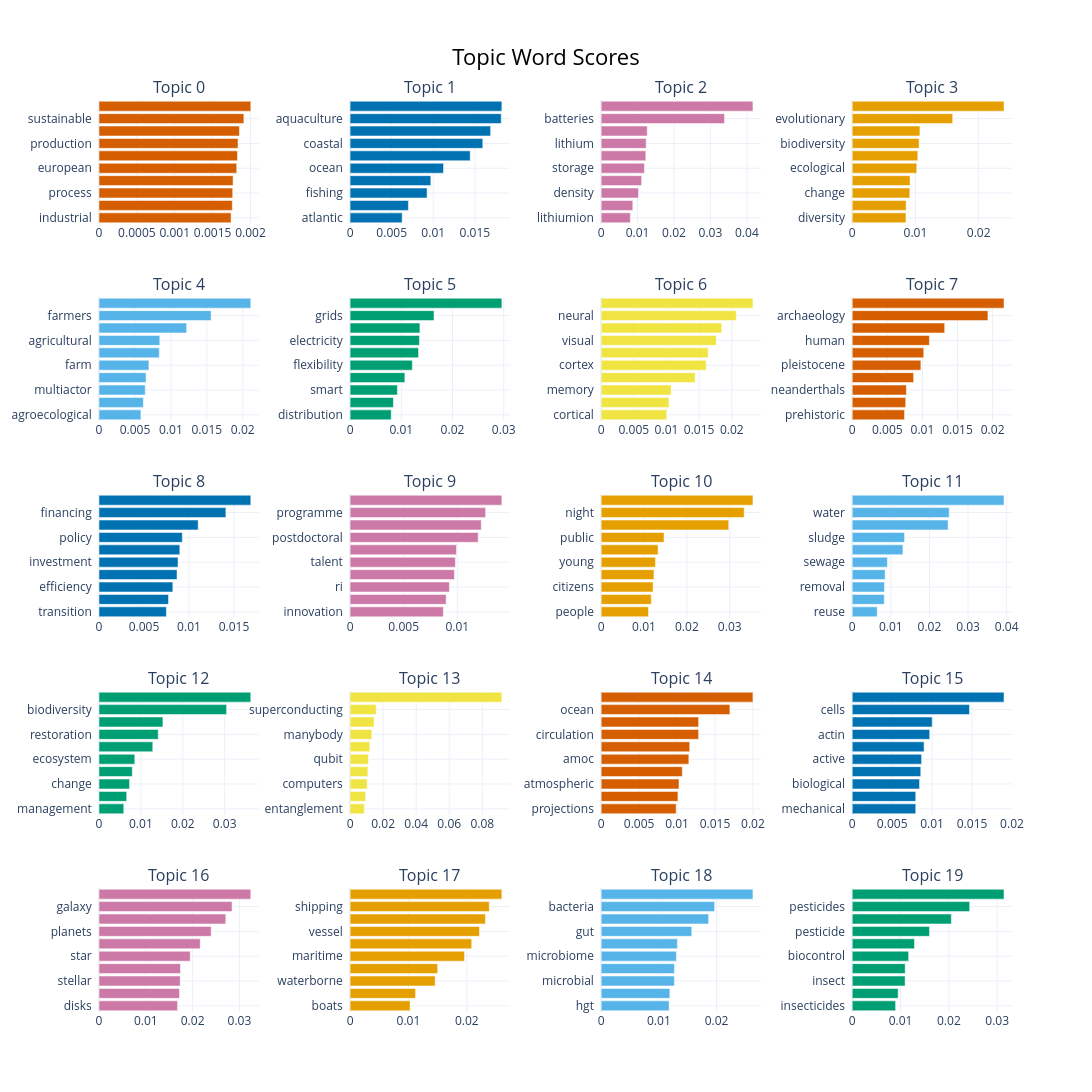

Write notebook code for a chart like this one.
### Code cell
full_topic_model.visualize_barchart(top_n_topics=20, n_words=10, width=800, height=400)

### Figure 1 — Plotly figure (JSON) as saved in the notebook; plotly's stock layout.template omitted (floating-point values rounded to 4 significant figures)
{"data": [{"marker": {"color": "#D55E00"}, "orientation": "h", "type": "bar", "x": [0.001744, 0.00176, 0.001765, 0.00177, 0.001818, 0.001828, 0.001836, 0.001854, 0.001912, 0.002004], "xaxis": "x", "y": ["industrial  ", "systems  ", "process  ", "climate  ", "european  ", "environmental  ", "production  ", "technology  ", "sustainable  ", "energy  "], "yaxis": "y"}, {"marker": {"color": "#0072B2"}, "orientation": "h", "type": "bar", "x": [0.006261, 0.007012, 0.009257, 0.009708, 0.01124, 0.01444, 0.01595, 0.01689, 0.01817, 0.01825], "xaxis": "x2", "y": ["atlantic  ", "seafood  ", "fishing  ", "sea  ", "ocean  ", "fisheries  ", "coastal  ", "marine  ", "aquaculture  ", "fish  "], "yaxis": "y2"}, {"marker": {"color": "#CC79A7"}, "orientation": "h", "type": "bar", "x": [0.008016, 0.008689, 0.01027, 0.0111, 0.01189, 0.01226, 0.01235, 0.01265, 0.03386, 0.04167], "xaxis": "x3", "y": ["lithiumion  ", "cathode  ", "density  ", "liion  ", "storage  ", "electrolytes  ", "lithium  ", "electrolyte  ", "batteries  ", "battery  "], "yaxis": "y3"}, {"marker": {"color": "#E69F00"}, "orientation": "h", "type": "bar", "x": [0.008498, 0.008527, 0.009109, 0.009147, 0.01021, 0.01037, 0.01058, 0.0107, 0.01589, 0.02401], "xaxis": "x4", "y": ["diversity  ", "variation  ", "change  ", "genomic  ", "ecological  ", "evolution  ", "biodiversity  ", "ecology  ", "evolutionary  ", "species  "], "yaxis": "y4"}, {"marker": {"color": "#56B4E9"}, "orientation": "h", "type": "bar", "x": [0.005831, 0.006172, 0.006432, 0.006545, 0.006944, 0.008389, 0.00846, 0.01219, 0.0156, 0.02112], "xaxis": "x5", "y": ["agroecological  ", "crop  ", "multiactor  ", "advisors  ", "farm  ", "agriculture  ", "agricultural  ", "farming  ", "farmers  ", "food  "], "yaxis": "y5"}, {"marker": {"color": "#009E73"}, "orientation": "h", "type": "bar", "x": [0.008034, 0.008458, 0.009234, 0.0107, 0.01215, 0.01336, 0.01354, 0.01363, 0.01639, 0.02963], "xaxis": "x6", "y": ["distribution  ", "storage  ", "smart  ", "renewable  ", "flexibility  ", "energy  ", "electricity  ", "power  ", "grids  ", "grid  "], "yaxis": "y6"}, {"marker": {"color": "#F0E442"}, "orientation": "h", "type": "bar", "x": [0.01002, 0.01038, 0.01071, 0.01439, 0.01608, 0.01638, 0.01762, 0.01846, 0.0207, 0.02324], "xaxis": "x7", "y": ["cortical  ", "circuits  ", "memory  ", "neuronal  ", "cortex  ", "neurons  ", "visual  ", "sensory  ", "neural  ", "brain  "], "yaxis": "y7"}, {"marker": {"color": "#D55E00"}, "orientation": "h", "type": "bar", "x": [0.007453, 0.00762, 0.007722, 0.008746, 0.00978, 0.01019, 0.01099, 0.01317, 0.01933, 0.02163], "xaxis": "x8", "y": ["prehistoric  ", "neolithic  ", "neanderthals  ", "cultural  ", "pleistocene  ", "late  ", "human  ", "ancient  ", "archaeology  ", "archaeological  "], "yaxis": "y8"}, {"marker": {"color": "#0072B2"}, "orientation": "h", "type": "bar", "x": [0.007491, 0.007727, 0.008208, 0.008672, 0.008783, 0.008982, 0.00926, 0.01102, 0.0141, 0.01687], "xaxis": "x9", "y": ["transition  ", "poverty  ", "efficiency  ", "finance  ", "investment  ", "investments  ", "policy  ", "financial  ", "financing  ", "energy  "], "yaxis": "y9"}, {"marker": {"color": "#CC79A7"}, "orientation": "h", "type": "bar", "x": [0.008699, 0.00896, 0.009266, 0.009729, 0.009821, 0.009928, 0.01195, 0.01224, 0.01264, 0.01416], "xaxis": "x10", "y": ["innovation  ", "ncps  ", "ri  ", "international  ", "talent  ", "researchers  ", "postdoctoral  ", "career  ", "programme  ", "fellows  "], "yaxis": "y10"}, {"marker": {"color": "#E69F00"}, "orientation": "h", "type": "bar", "x": [0.01104, 0.0117, 0.01211, 0.01232, 0.01267, 0.01329, 0.01468, 0.02977, 0.03338, 0.03542], "xaxis": "x11", "y": ["people  ", "careers  ", "citizens  ", "ern  ", "young  ", "schools  ", "public  ", "science  ", "night  ", "researchers  "], "yaxis": "y11"}, {"marker": {"color": "#56B4E9"}, "orientation": "h", "type": "bar", "x": [0.006472, 0.008307, 0.008354, 0.008524, 0.009107, 0.01313, 0.01356, 0.02483, 0.02511, 0.03931], "xaxis": "x12", "y": ["reuse  ", "anaerobic  ", "removal  ", "recovery  ", "sewage  ", "desalination  ", "sludge  ", "treatment  ", "water  ", "wastewater  "], "yaxis": "y12"}, {"marker": {"color": "#009E73"}, "orientation": "h", "type": "bar", "x": [0.005919, 0.006614, 0.007293, 0.007945, 0.008544, 0.01283, 0.01414, 0.01525, 0.03046, 0.03623], "xaxis": "x13", "y": ["management  ", "land  ", "change  ", "forestry  ", "ecosystem  ", "conservation  ", "restoration  ", "forests  ", "biodiversity  ", "forest  "], "yaxis": "y13"}, {"marker": {"color": "#F0E442"}, "orientation": "h", "type": "bar", "x": [0.008612, 0.00935, 0.01037, 0.01076, 0.0111, 0.01192, 0.01317, 0.0145, 0.0158, 0.09182], "xaxis": "x14", "y": ["entanglement  ", "photonic  ", "computers  ", "computing  ", "qubit  ", "topological  ", "manybody  ", "qubits  ", "superconducting  ", "quantum  "], "yaxis": "y14"}, {"marker": {"color": "#D55E00"}, "orientation": "h", "type": "bar", "x": [0.009882, 0.01012, 0.01026, 0.0107, 0.01155, 0.01167, 0.01284, 0.01284, 0.01696, 0.02], "xaxis": "x15", "y": ["projections  ", "extreme  ", "atmospheric  ", "atlantic  ", "amoc  ", "earth  ", "circulation  ", "extremes  ", "ocean  ", "climate  "], "yaxis": "y15"}, {"marker": {"color": "#0072B2"}, "orientation": "h", "type": "bar", "x": [0.007951, 0.007952, 0.008426, 0.00858, 0.00868, 0.008995, 0.009699, 0.01001, 0.01468, 0.019], "xaxis": "x16", "y": ["mechanical  ", "proteins  ", "biological  ", "tissue  ", "active  ", "membrane  ", "actin  ", "cellular  ", "cells  ", "cell  "], "yaxis": "y16"}, {"marker": {"color": "#CC79A7"}, "orientation": "h", "type": "bar", "x": [0.01678, 0.0172, 0.01735, 0.0174, 0.01948, 0.02162, 0.02396, 0.02709, 0.02843, 0.03243], "xaxis": "x17", "y": ["disks  ", "planetary  ", "stellar  ", "exoplanets  ", "star  ", "formation  ", "planets  ", "stars  ", "galaxy  ", "galaxies  "], "yaxis": "y17"}, {"marker": {"color": "#E69F00"}, "orientation": "h", "type": "bar", "x": [0.01028, 0.01122, 0.01458, 0.01501, 0.01961, 0.02084, 0.02217, 0.02319, 0.02385, 0.02601], "xaxis": "x18", "y": ["boats  ", "propulsion  ", "waterborne  ", "fuel  ", "maritime  ", "ships  ", "vessel  ", "ship  ", "shipping  ", "vessels  "], "yaxis": "y18"}, {"marker": {"color": "#56B4E9"}, "orientation": "h", "type": "bar", "x": [0.01177, 0.0119, 0.01269, 0.0127, 0.01304, 0.01321, 0.0157, 0.01862, 0.01967, 0.0263], "xaxis": "x19", "y": ["hgt  ", "infection  ", "microbial  ", "phages  ", "microbiome  ", "antibiotic  ", "gut  ", "phage  ", "bacteria  ", "bacterial  "], "yaxis": "y19"}, {"marker": {"color": "#009E73"}, "orientation": "h", "type": "bar", "x": [0.008979, 0.0095, 0.01094, 0.01096, 0.01167, 0.01288, 0.016, 0.02051, 0.0243, 0.03141], "xaxis": "x20", "y": ["insecticides  ", "crops  ", "insect  ", "crop  ", "biocontrol  ", "ipm  ", "pesticide  ", "pests  ", "pesticides  ", "pest  "], "yaxis": "y20"}], "layout": {"annotations": [{"font": {"size": 16}, "showarrow": false, "text": "Topic 0", "x": 0.0875, "xanchor": "center", "xref": "paper", "y": 1.0, "yanchor": "bottom", "yref": "paper"}, {"font": {"size": 16}, "showarrow": false, "text": "Topic 1", "x": 0.3625, "xanchor": "center", "xref": "paper", "y": 1.0, "yanchor": "bottom", "yref": "paper"}, {"font": {"size": 16}, "showarrow": false, "text": "Topic 2", "x": 0.6375, "xanchor": "center", "xref": "paper", "y": 1.0, "yanchor": "bottom", "yref": "paper"}, {"font": {"size": 16}, "showarrow": false, "text": "Topic 3", "x": 0.9125, "xanchor": "center", "xref": "paper", "y": 1.0, "yanchor": "bottom", "yref": "paper"}, {"font": {"size": 16}, "showarrow": false, "text": "Topic 4", "x": 0.0875, "xanchor": "center", "xref": "paper", "y": 0.784, "yanchor": "bottom", "yref": "paper"}, {"font": {"size": 16}, "showarrow": false, "text": "Topic 5", "x": 0.3625, "xanchor": "center", "xref": "paper", "y": 0.784, "yanchor": "bottom", "yref": "paper"}, {"font": {"size": 16}, "showarrow": false, "text": "Topic 6", "x": 0.6375, "xanchor": "center", "xref": "paper", "y": 0.784, "yanchor": "bottom", "yref": "paper"}, {"font": {"size": 16}, "showarrow": false, "text": "Topic 7", "x": 0.9125, "xanchor": "center", "xref": "paper", "y": 0.784, "yanchor": "bottom", "yref": "paper"}, {"font": {"size": 16}, "showarrow": false, "text": "Topic 8", "x": 0.0875, "xanchor": "center", "xref": "paper", "y": 0.568, "yanchor": "bottom", "yref": "paper"}, {"font": {"size": 16}, "showarrow": false, "text": "Topic 9", "x": 0.3625, "xanchor": "center", "xref": "paper", "y": 0.568, "yanchor": "bottom", "yref": "paper"}, {"font": {"size": 16}, "showarrow": false, "text": "Topic 10", "x": 0.6375, "xanchor": "center", "xref": "paper", "y": 0.568, "yanchor": "bottom", "yref": "paper"}, {"font": {"size": 16}, "showarrow": false, "text": "Topic 11", "x": 0.9125, "xanchor": "center", "xref": "paper", "y": 0.568, "yanchor": "bottom", "yref": "paper"}, {"font": {"size": 16}, "showarrow": false, "text": "Topic 12", "x": 0.0875, "xanchor": "center", "xref": "paper", "y": 0.352, "yanchor": "bottom", "yref": "paper"}, {"font": {"size": 16}, "showarrow": false, "text": "Topic 13", "x": 0.3625, "xanchor": "center", "xref": "paper", "y": 0.352, "yanchor": "bottom", "yref": "paper"}, {"font": {"size": 16}, "showarrow": false, "text": "Topic 14", "x": 0.6375, "xanchor": "center", "xref": "paper", "y": 0.352, "yanchor": "bottom", "yref": "paper"}, {"font": {"size": 16}, "showarrow": false, "text": "Topic 15", "x": 0.9125, "xanchor": "center", "xref": "paper", "y": 0.352, "yanchor": "bottom", "yref": "paper"}, {"font": {"size": 16}, "showarrow": false, "text": "Topic 16", "x": 0.0875, "xanchor": "center", "xref": "paper", "y": 0.136, "yanchor": "bottom", "yref": "paper"}, {"font": {"size": 16}, "showarrow": false, "text": "Topic 17", "x": 0.3625, "xanchor": "center", "xref": "paper", "y": 0.136, "yanchor": "bottom", "yref": "paper"}, {"font": {"size": 16}, "showarrow": false, "text": "Topic 18", "x": 0.6375, "xanchor": "center", "xref": "paper", "y": 0.136, "yanchor": "bottom", "yref": "paper"}, {"font": {"size": 16}, "showarrow": false, "text": "Topic 19", "x": 0.9125, "xanchor": "center", "xref": "paper", "y": 0.136, "yanchor": "bottom", "yref": "paper"}], "height": 2000, "hoverlabel": {"bgcolor": "white", "font": {"family": "Rockwell", "size": 16}}, "showlegend": false, "title": {"font": {"color": "Black", "size": 22}, "text": "Topic Word Scores", "x": 0.5, "xanchor": "center", "yanchor": "top"}, "width": 3200, "xaxis": {"anchor": "y", "domain": [0, 0.175], "showgrid": true}, "xaxis10": {"anchor": "y10", "domain": [0.275, 0.45], "showgrid": true}, "xaxis11": {"anchor": "y11", "domain": [0.55, 0.725], "showgrid": true}, "xaxis12": {"anchor": "y12", "domain": [0.825, 1], "showgrid": true}, "xaxis13": {"anchor": "y13", "domain": [0, 0.175], "showgrid": true}, "xaxis14": {"anchor": "y14", "domain": [0.275, 0.45], "showgrid": true}, "xaxis15": {"anchor": "y15", "domain": [0.55, 0.725], "showgrid": true}, "xaxis16": {"anchor": "y16", "domain": [0.825, 1], "showgrid": true}, "xaxis17": {"anchor": "y17", "domain": [0, 0.175], "showgrid": true}, "xaxis18": {"anchor": "y18", "domain": [0.275, 0.45], "showgrid": true}, "xaxis19": {"anchor": "y19", "domain": [0.55, 0.725], "showgrid": true}, "xaxis2": {"anchor": "y2", "domain": [0.275, 0.45], "showgrid": true}, "xaxis20": {"anchor": "y20", "domain": [0.825, 1], "showgrid": true}, "xaxis3": {"anchor": "y3", "domain": [0.55, 0.725], "showgrid": true}, "xaxis4": {"anchor": "y4", "domain": [0.825, 1], "showgrid": true}, "xaxis5": {"anchor": "y5", "domain": [0, 0.175], "showgrid": true}, "xaxis6": {"anchor": "y6", "domain": [0.275, 0.45], "showgrid": true}, "xaxis7": {"anchor": "y7", "domain": [0.55, 0.725], "showgrid": true}, "xaxis8": {"anchor": "y8", "domain": [0.825, 1], "showgrid": true}, "xaxis9": {"anchor": "y9", "domain": [0, 0.175], "showgrid": true}, "yaxis": {"anchor": "x", "domain": [0.864, 1.0], "showgrid": true}, "yaxis10": {"anchor": "x10", "domain": [0.432, 0.568], "showgrid": true}, "yaxis11": {"anchor": "x11", "domain": [0.432, 0.568], "showgrid": true}, "yaxis12": {"anchor": "x12", "domain": [0.432, 0.568], "showgrid": true}, "yaxis13": {"anchor": "x13", "domain": [0.216, 0.352], "showgrid": true}, "yaxis14": {"anchor": "x14", "domain": [0.216, 0.352], "showgrid": true}, "yaxis15": {"anchor": "x15", "domain": [0.216, 0.352], "showgrid": true}, "yaxis16": {"anchor": "x16", "domain": [0.216, 0.352], "showgrid": true}, "yaxis17": {"anchor": "x17", "domain": [0, 0.136], "showgrid": true}, "yaxis18": {"anchor": "x18", "domain": [0, 0.136], "showgrid": true}, "yaxis19": {"anchor": "x19", "domain": [0, 0.136], "showgrid": true}, "yaxis2": {"anchor": "x2", "domain": [0.864, 1.0], "showgrid": true}, "yaxis20": {"anchor": "x20", "domain": [0, 0.136], "showgrid": true}, "yaxis3": {"anchor": "x3", "domain": [0.864, 1.0], "showgrid": true}, "yaxis4": {"anchor": "x4", "domain": [0.864, 1.0], "showgrid": true}, "yaxis5": {"anchor": "x5", "domain": [0.648, 0.784], "showgrid": true}, "yaxis6": {"anchor": "x6", "domain": [0.648, 0.784], "showgrid": true}, "yaxis7": {"anchor": "x7", "domain": [0.648, 0.784], "showgrid": true}, "yaxis8": {"anchor": "x8", "domain": [0.648, 0.784], "showgrid": true}, "yaxis9": {"anchor": "x9", "domain": [0.432, 0.568], "showgrid": true}}}
